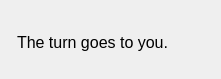
<?xml version="1.0" encoding="UTF-8"?>
<ui version="4.0">
 <class>Notifier</class>
 <widget class="QWidget" name="Notifier">
  <property name="geometry">
   <rect>
    <x>0</x>
    <y>0</y>
    <width>221</width>
    <height>79</height>
   </rect>
  </property>
  <property name="windowTitle">
   <string/>
  </property>
  <layout class="QHBoxLayout" name="horizontalLayout">
   <property name="margin">
    <number>4</number>
   </property>
   <item>
    <widget class="QLabel" name="label">
     <property name="text">
      <string/>
     </property>
     <property name="pixmap">
      <pixmap resource="../../../ressources.qrc">:/icons/64x64.png</pixmap>
     </property>
    </widget>
   </item>
   <item>
    <layout class="QVBoxLayout" name="verticalLayout">
     <property name="margin">
      <number>0</number>
     </property>
     <item>
      <layout class="QHBoxLayout" name="horizontalLayout_2">
       <item>
        <spacer name="horizontalSpacer">
         <property name="orientation">
          <enum>Qt::Horizontal</enum>
         </property>
         <property name="sizeHint" stdset="0">
          <size>
           <width>40</width>
           <height>20</height>
          </size>
         </property>
        </spacer>
       </item>
       <item>
        <widget class="QPushButton" name="bClose">
         <property name="sizePolicy">
          <sizepolicy hsizetype="Fixed" vsizetype="Fixed">
           <horstretch>0</horstretch>
           <verstretch>0</verstretch>
          </sizepolicy>
         </property>
         <property name="maximumSize">
          <size>
           <width>16</width>
           <height>16</height>
          </size>
         </property>
         <property name="text">
          <string/>
         </property>
         <property name="icon">
          <iconset resource="../../../ressources.qrc">
           <normaloff>:/images/tools/reject.png</normaloff>:/images/tools/reject.png</iconset>
         </property>
         <property name="flat">
          <bool>true</bool>
         </property>
        </widget>
       </item>
      </layout>
     </item>
     <item>
      <widget class="QLabel" name="label_2">
       <property name="text">
        <string>&lt;!DOCTYPE HTML PUBLIC &quot;-//W3C//DTD HTML 4.0//EN&quot; &quot;http://www.w3.org/TR/REC-html40/strict.dtd&quot;&gt;
&lt;html&gt;&lt;head&gt;&lt;meta name=&quot;qrichtext&quot; content=&quot;1&quot; /&gt;&lt;style type=&quot;text/css&quot;&gt;
p, li { white-space: pre-wrap; }
&lt;/style&gt;&lt;/head&gt;&lt;body style=&quot; font-family:'Sans Serif'; font-size:9pt; font-weight:400; font-style:normal;&quot;&gt;
&lt;p style=&quot; margin-top:0px; margin-bottom:0px; margin-left:0px; margin-right:0px; -qt-block-indent:0; text-indent:0px;&quot;&gt;&lt;span style=&quot; font-size:12pt;&quot;&gt;The turn goes to you.&lt;/span&gt;&lt;/p&gt;&lt;/body&gt;&lt;/html&gt;</string>
       </property>
      </widget>
     </item>
     <item>
      <spacer name="horizontalSpacer_2">
       <property name="orientation">
        <enum>Qt::Horizontal</enum>
       </property>
       <property name="sizeHint" stdset="0">
        <size>
         <width>40</width>
         <height>20</height>
        </size>
       </property>
      </spacer>
     </item>
    </layout>
   </item>
  </layout>
 </widget>
 <resources>
  <include location="../../../ressources.qrc"/>
 </resources>
 <connections/>
</ui>
